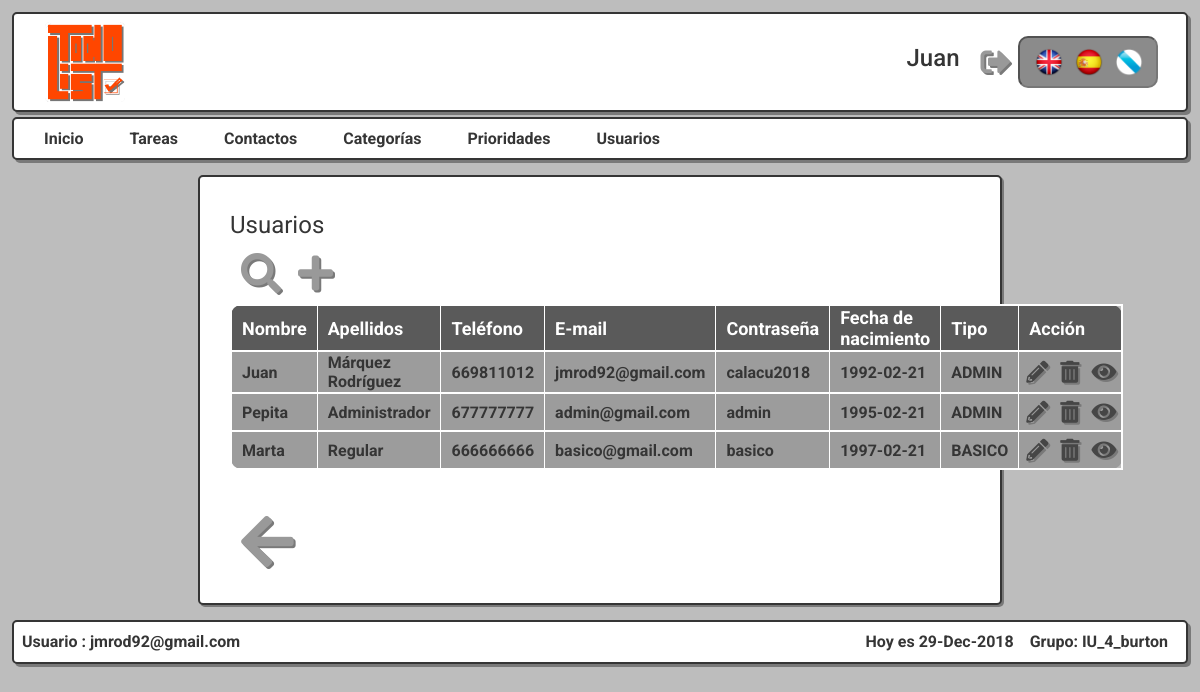
Screenshot of /Controllers/Usuario_Controller.php?accion=SHOWALL (signed in) with the database file from the repository.
### tables this page shows
CREATE TABLE IF NOT EXISTS `USUARIO` (
  `nom_usr` varchar(30) NOT NULL,
  `apel_usr` varchar(50) NOT NULL,
  `telf_usr` varchar(11) NOT NULL,
  `email_usr` varchar(60) PRIMARY KEY,
  `pass_usr` varchar(20) NOT NULL,
  `fechna_usr` date NOT NULL,
  `tipo_usr` enum('BASICO','ADMIN') NOT NULL
);

### Models/USUARIO_Model.php (called while the page is built, shortened)
<?php
class USUARIO_Model {
	var $mysqli;
function __construct($nombre,$apellidos,$telefono,$email,$password,$fecha,$tipo){
	include_once '../Models/Access_DB.php';
	$this->mysqli = ConnectDB();
}
function Showall(){
	$result = $this->mysqli->query("SELECT * FROM USUARIO ORDER BY tipo_usr DESC, nom_usr");
	return mysqli_fetch_all($result, MYSQLI_ASSOC);
}
}
?>

### Models/Access_DB.php (called while the page is built)
<?php
function ConnectDB()
{
    $mysqli = new mysqli("localhost", 'todolistdba', 'todolistpass' , 'TODOLISTDB');
	if ($mysqli->connect_errno) {
		include './MESSAGE_View.php';
		new MESSAGE("Fallo al conectar a MySQL: (" . $mysqli->connect_errno . ") " . $mysqli->connect_error, './index.php');
		return false;
	}
	else{
		return $mysqli;
	}
}
?>

### Views/Usuario_Views/Usuario_SHOWALL.php (the view, shortened to what this page needs)
<?php
	class Usuario_SHOWALL{
		function __construct($datos){
			$this->render($datos);
		}
		function render($datos){
            include '../Views/Header.php';?>
<div class="col-md-2"></div>
<div class="col-md-8 contenido articulo">
    <fieldset id="showall">
        <legend><?php echo $strings['Usuarios'];?></legend>
        <div class="container-showall-btn">
            <button class="form-btn" role="link" onclick="window.location='../Controllers/Usuario_Controller.php?accion=SEARCH'"><i class="fas fa-search"></i>
            <button class="form-btn" role="link" onclick="window.location='../Controllers/Usuario_Controller.php?accion=ADD'"><i class="fas fa-plus"></i>
        </div>
        <table>
        <thead>
        <tr>
                <th><?php echo $strings['Nombre'];?></th>
                <th><?php echo $strings['Apellidos'];?></th>
                <th><?php echo $strings['Teléfono'];?></th>
                <th><?php echo $strings['E-mail'];?></th>
                <th><?php echo $strings['Contraseña'];?></th>
                <th><?php echo $strings['Fecha de nacimiento'];?></th>
                <th><?php echo $strings['Tipo'];?></th>
                <th colspan="3"><?php echo $strings['Acción'];?></th>
        </tr>
        </thead>
            <tr>
            <?php if(count($datos, COUNT_RECURSIVE)!= 7){
                    foreach($datos as $datos) :
                    ?>
                    <td><?php echo $datos['nom_usr']."\n"; ?></td>
                <td><?php echo $datos['apel_usr']."\n"; ?></td>
                <td><?php echo $datos['telf_usr']."\n"; ?></td>
                <td><?php echo $datos['email_usr']."\n"; ?></td>
                <td><?php echo $datos['pass_usr']."\n"; ?></td>
                <td><?php echo $datos['fechna_usr']."\n"; ?></td>
                <td><?php echo $datos['tipo_usr']."\n"; ?></td>
                <td class="tb-btn"><button class="editbtn" role="link" onclick="window.location='../Controllers/Usuario_Controller.php?accion=EDIT&param=<?php echo $datos['email_usr']?>';"><i class="fas fa-pencil-alt"></i></button></td>
                <?php if($datos['email_usr'] == $_SESSION['email']){?>
                <td class="tb-btn disable"><button class="editbtn disable" role="link" ><i class="fas fa-trash-alt"></i></button></td>
                <?php }else{?>
                <td class="tb-btn"><button class="editbtn" role="link" onclick="window.location='../Controllers/Usuario_Controller.php?accion=DELETE&param=<?php echo $datos['email_usr']?>';"><i class="fas fa-trash-alt"></i></button></td>
                <?php }?>
                <td class="tb-btn"><button class="editbtn" role="link" onclick="window.location='../Controllers/Usuario_Controller.php?accion=SHOWCURRENT&param=<?php echo $datos['email_usr']?>';"><i class="fas fa-eye"></i></button></td>
            </tr>
            <?php endforeach;};?>
            </table>
        <div class="container-btn">
            <button class="form-btn" role="link" onclick="window.location='./Index_Controller.php';"><i class="fas fa-arrow-left"></i>
        </div>
    </fieldset>
</div>
<?php
			include '../Views/Footer.php';
		}
	}
?>

### Views/css/style.css (style rules this page uses)
body { font-family: 'Roboto', sans-serif; margin: 12px; background-color: rgb(189, 189, 189); }
.contenido { margin: 15px; background-color: white; color: rgb(53, 53, 53); border: 2px solid rgb(53, 53, 53); border-radius: 5px; font-size: 18px; padding: 30px; }
.fas { margin-left: 5px; font-size: 30px; color: rgb(153, 153, 153); text-shadow: 2px 2px rgb(121, 121, 121); }
.articulo { margin-left: 0px; width:100px; box-shadow: 2px 2px rgb(121, 121, 121); }
.form-btn { border: none; background-color: rgba(0,0,0,0); }
.form-btn .fas { margin-left: 5px; font-size: 30px; color: rgb(153, 153, 153); text-shadow: 2px 2px rgb(121, 121, 121); }
table { width: 100%; margin-top: 10px; color: rgb(53, 53, 53); }
tr { border: 2px solid white; }
td { font-weight: bold; border: 1px solid white; padding-left: 10px; padding-right:10px; background-color: rgb(156, 156, 156); }
th { color: white; font-size: 18px; border: 1px solid white; padding-left: 10px; padding-right:10px; background-color: rgb(90, 90, 90); }
.tb-btn { border: none; padding:0; padding-top: 5px; padding-bottom: 5px; }
table tbody tr:last-child td:first-child { border-radius: 0 0 0 10px; }
table tbody tr:last-child td:last-child { border-radius: 0 0 10px 0; }
.editbtn { border: none; background-color: rgba(0,0,0,0); padding: 2px; padding-right: 5px; }
.editbtn .fas { font-size: 22px; color: rgb(70, 70, 70); text-shadow: 2px 2px rgb(121, 121, 121); }
.container-showall-btn .form-btn .fas { font-size: 40px; }
legend { border-bottom: 1px solid white; }
#showall .container-btn { padding-top: 20px; border-top: 1px solid white; }
#showall .container-btn .fas { font-size:60px; }
table { margin-bottom: 20px; }
table thead th:first-child { border-radius: 10px 0 0 0; }
table thead th:last-child { border-radius: 0 10px 0 0; }

### rows the page displays
usuario: nom_usr "Juan", apel_usr "Márquez Rodríguez", telf_usr "669811012", email_usr "jmrod92@gmail.com", pass_usr "calacu2018", fechna_usr "1992-02-21", tipo_usr "ADMIN"
usuario: nom_usr "Pepita", apel_usr "Administrador", telf_usr "677777777", email_usr "admin@gmail.com", pass_usr "admin", fechna_usr "1995-02-21", tipo_usr "ADMIN"
usuario: nom_usr "Marta", apel_usr "Regular", telf_usr "666666666", email_usr "basico@gmail.com", pass_usr "basico", fechna_usr "1997-02-21", tipo_usr "BASICO"

### other values shown
$_SESSION['nombre'] "Juan"
$strings['Inicio'] "Inicio"
$strings['Tareas'] "Tareas"
$strings['Contactos'] "Contactos"
$strings['Categorías'] "Categorías"
$strings['Prioridades'] "Prioridades"
$strings['Usuarios'] "Usuarios"
$strings['Nombre'] "Nombre"
$strings['Apellidos'] "Apellidos"
$strings['Teléfono'] "Teléfono"
$strings['E-mail'] "E-mail"
$strings['Contraseña'] "Contraseña"
$strings['Fecha de nacimiento'] "Fecha de nacimiento"
$strings['Tipo'] "Tipo"
$strings['Acción'] "Acción"
